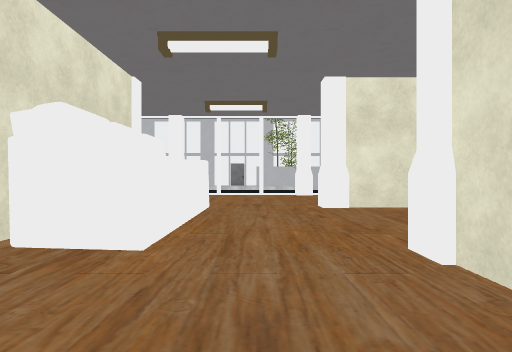
view 1 (above)

24 first-person views from a walk through a scene from a Unity 3-D project. The camera is 1.2 m above the floor, looks level and sees 75° across. The floor is counted in squares, 2 m on a side. Each view is taken from the middle of a square. On the plan, view 1 faces up. The plan holds only what a view shows up to about 10 squares ahead; the rest is blank. The place goes on beyond the plan. The player character is not drawn. Door leaves are left out, so doorways stand open. Some surface patterns are stand-ins.

view 2
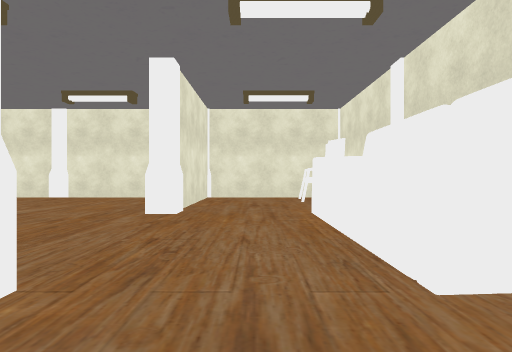

view 3
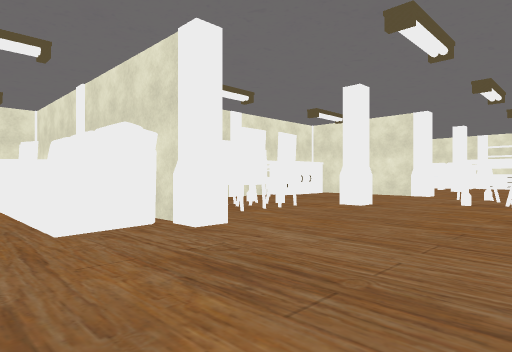

view 4
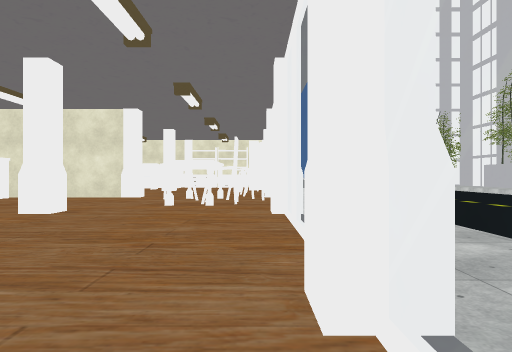

view 5
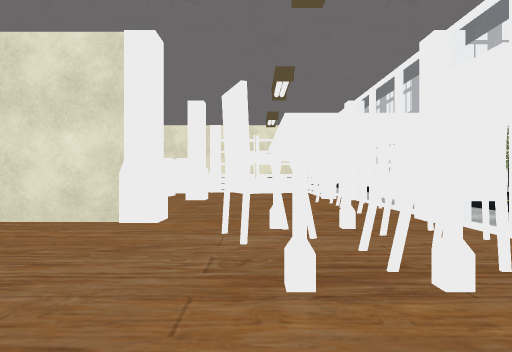

view 6
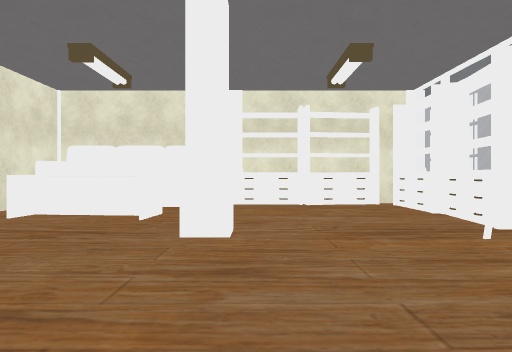

view 7
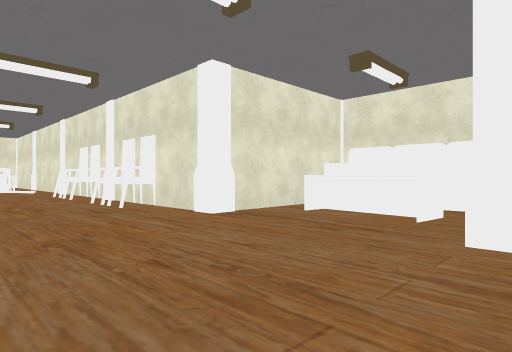

view 8
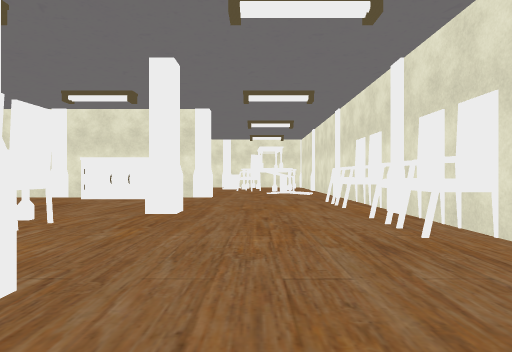

view 9
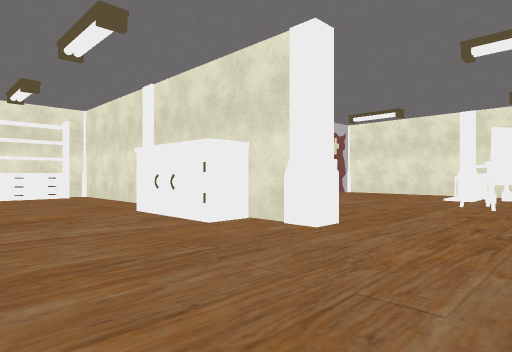

view 10
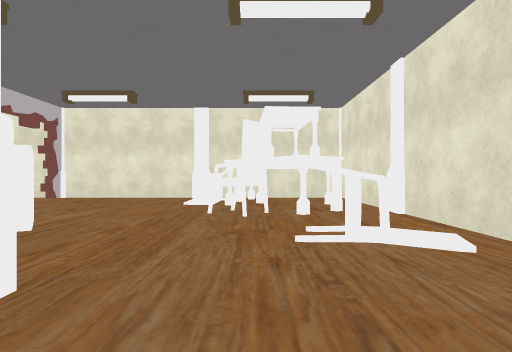

view 11
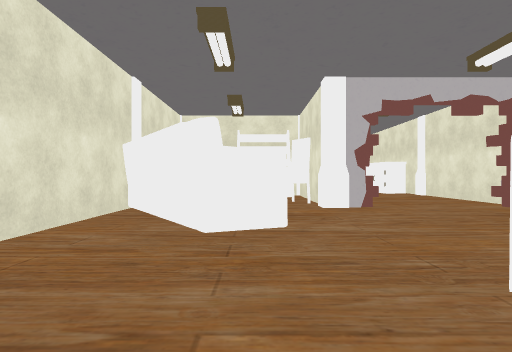

view 12
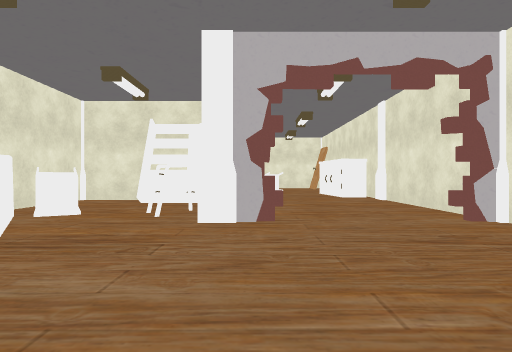

view 13
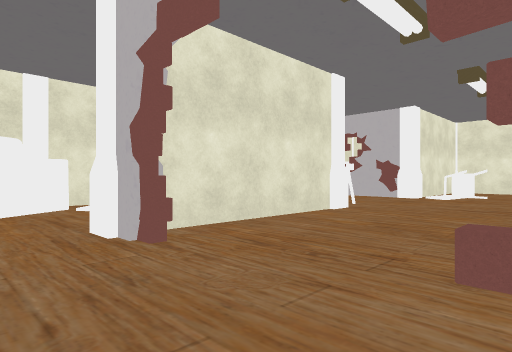

view 14
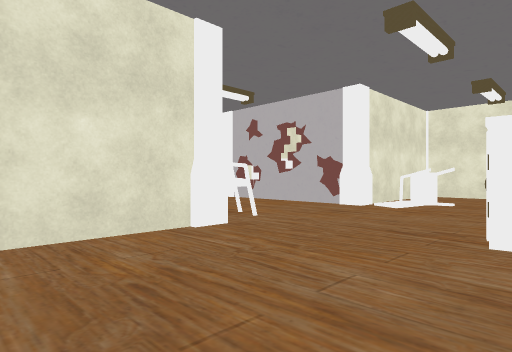

view 15
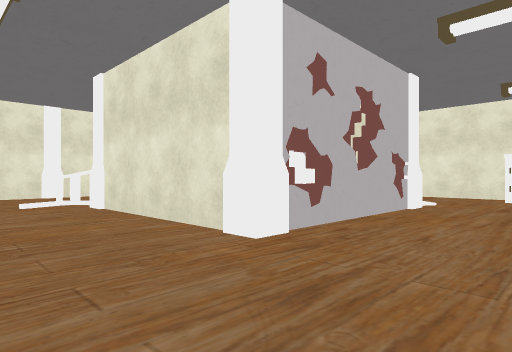

view 16
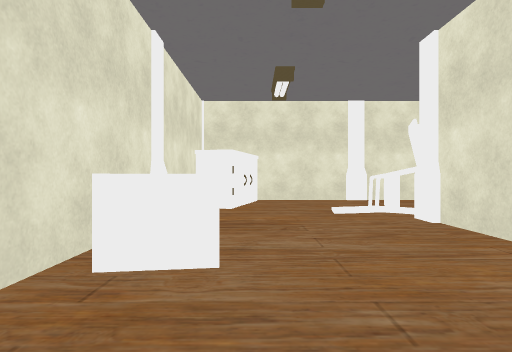

view 17
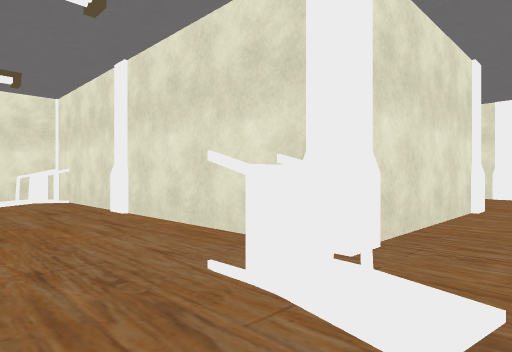

view 18
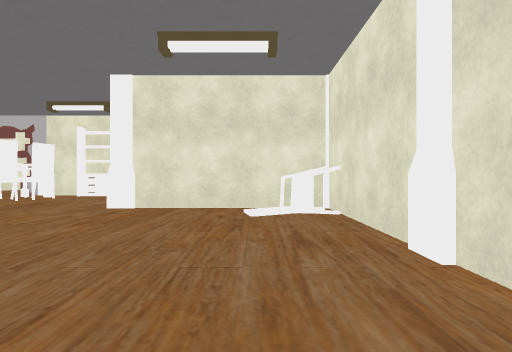

view 19
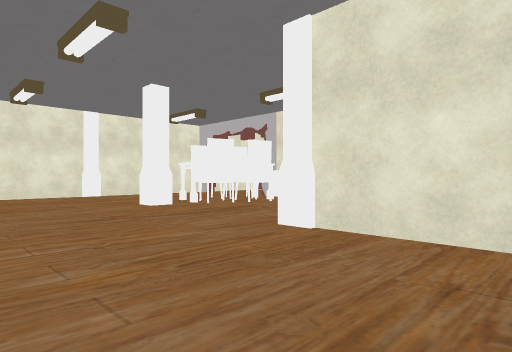

view 20
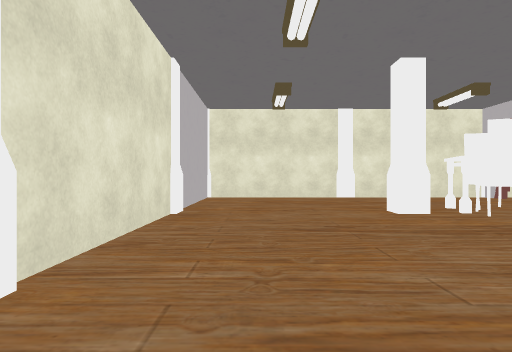

view 21
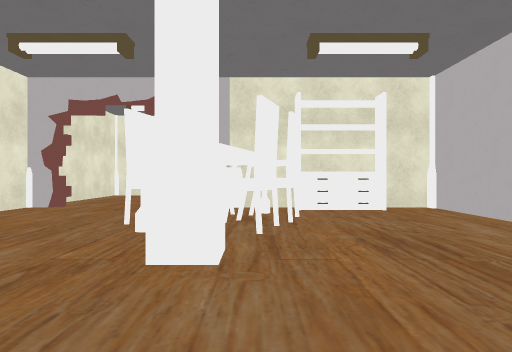

view 22
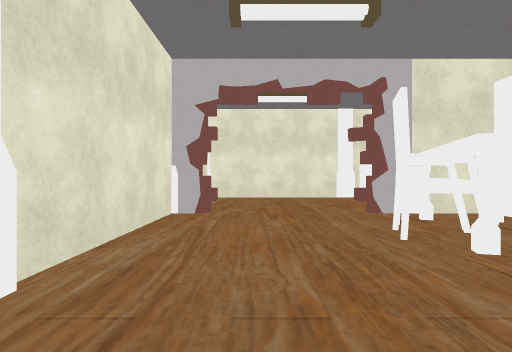

view 23
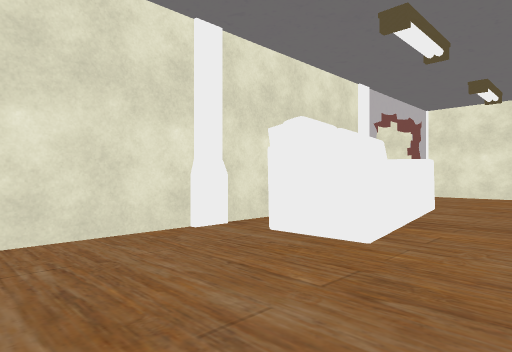

view 24
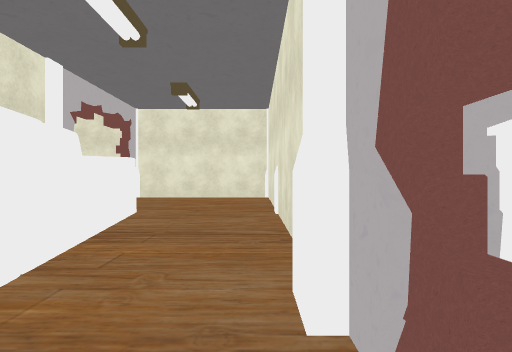

### Floor plan
Points are (right, up) in squares from view 1. A wall is a line through its corners. A room is listed if a view was taken in it or the views show most of it. See-through windows are left out.
Room 1 (views 1, 2, 3, 4, 5, 6, 7, 8, 9, 10, 11, 12, 13, 14, 15, 16)
walls: (-0.5, -1.4) (1.4, -1.4) (1.4, 1.6); (-5.6, -5.4) (-2.7, -5.4) (-2.7, -4.4); (-8.5, -5.7) (-9.6, -5.7); (-2.7, -7.5) (-2.7, -5.7) (-5.6, -5.7); (1.6, -5.4) (4.6, -5.4); (-10.3, 5.6) (-10.4, 3); (3, 6.3) (2.4, 6.3); (-5.6, -9.4) (-3, -9.4); (-2.6, -9.7) (-6.2, -9.7); (5.8, -1.4) (6.8, -1.4); (-6.2, -10.2) (-6.6, -10.2) (-6.6, -9.6); (-3.8, 10.5) (-5.2, 10.5); (-14.4, 2.2) (-14.4, -2.1); (1.4, -9.4) (1.4, -5.8); (-14.4, -3.6) (-14.4, -5.3); (-14.4, -7) (-14.4, -12.4); (-2.1, -13.2) (-1.6, -13.2); (-6.2, -13.2) (-3.6, -13.2); (-17.5, 2.7) (-14.8, 2.7); (0.4, -13.2) (2.5, -13.2); (5.4, -11.1) (5.4, -9.7) (1.8, -9.7); (-13.5, -13.2) (-7.5, -13.2)
ways out: opening at (5.7, -4) to room 2
objects: pillar (-19, 3); pillar (-19, 7); other object (-18, 3) to (-18, 6); other object (-18, 7); other object (-18, 8) to (-18, 9); other object (-18, 10) to (-17, 10); other object (-16, 4) to (-16, 5); other object (-16, 10) to (-15, 10); pillar (-15, 3); pillar (-15, 6); pillar (-15, 11) to (-14, 11); pillar (-14, -5); chair (-14, -3); pillar (-14, -1); chair (-14, 0); chair (-14, 10); table (-13, -12) to (-12, -11); table (-13, -11) to (-12, -10); chair (-13, -7); chair (-13, 10); chair (-12, -10) to (-12, -9); chair (-12, 10); pillar (-11, -13); chair (-11, -12); pillar (-11, -6) to (-11, -5); pillar (-11, -2); pillar (-11, 3); pillar (-11, 6); chair (-11, 10); pillar (-11, 11) to (-10, 11); table (-10, 9); chair (-10, 10) to (-9, 10); other object (-9, -8) to (-6, -6); other object (-9, -5); chair (-9, 0); other object (-9, 1); other object (-9, 3); chair (-9, 8); chair (-9, 9) to (-8, 9); other object (-8, 3); table (-8, 8); pillar (-7, -13); pillar (-7, -5); pillar (-7, 3); pillar (-7, 6); pillar (-7, 11) to (-6, 11); pillar (-6, -9); chair (-6, -8); chair (-5, -7); chair (-5, 4); chair (-5, 5) to (-5, 6); other object (-4, -9) to (-3, -8); chair (-4, 5); pillar (-3, -13); other object (-3, -4); pillar (-3, 6); pillar (-3, 11) to (-2, 11); chair (-2, -10); pillar (-2, -9); pillar (-2, -5); chair (-2, 0) to (-1, 0); pillar (-2, 3); other object (-2, 3) to (-1, 6); other object (-1, -13) to (0, -12); pillar (1, -2) to (2, -2); pillar (1, 2); chair (2, -11); pillar (2, -10); other object (2, -7) to (3, -7); pillar (2, -5); pillar (2, 6); other object (3, -2) to (5, -2); pillar (5, -5); pillar (5, -1); chair (6, -5) to (7, -5)
Room 2 (views 17, 18, 19, 20, 21, 22, 23, 24)
walls: (13.6, -21.3) (17.3, -21.3) (17.3, -18); (12.2, -17.6) (9.6, -17.6); (13.4, -17.4) (14.2, -17.4) (14.2, -17.6) (13.6, -17.6); (13.9, -17.2) (13.9, -17.7); (5.6, -17.6) (5.6, -21.4); (9.6, -14) (9.6, -16.2); (16.6, -17.4) (17.3, -17.4) (17.3, -9.7) (13.9, -9.7); (5.6, -13.2) (8.5, -13.2); (9.3, -6.3) (9.3, -5.6); (5.6, -5.6) (5.6, -11.3); (9.3, -3.8) (9.3, -3); (8.5, -1.7) (5.9, -1.7)
ways out: opening at (5.7, -4) to room 1
objects: pillar (5, -18) to (5, -17); pillar (5, -13); chair (6, -12); pillar (6, -10); other object (8, -8) to (9, -7); other object (8, -3); pillar (9, -18) to (10, -17); pillar (9, -13); pillar (9, -9); pillar (10, -22); other object (10, -21) to (13, -20); pillar (10, -5); other object (11, -17) to (12, -17); pillar (13, -21); pillar (13, -18); chair (13, -16); chair (13, -15); pillar (13, -14); pillar (13, -9); chair (14, -16); chair (14, -15); pillar (17, -14); other object (18, -21); pillar (18, -10)

Where each view was taken, in squares from view 1:
view 1: 0 up, 0 right, facing up
view 2: 8 up, 0 right, facing down
view 3: 10 up, 0 right, facing down-left
view 4: 10 up, 1 left, facing left
view 5: 8 up, 6 left, facing left
view 6: 7 up, 11 left, facing left
view 7: 7 up, 11 left, facing down-left
view 8: 4 up, 12 left, facing down
view 9: 2 down, 13 left, facing down-right
view 10: 4 down, 12 left, facing down
view 11: 8 down, 13 left, facing right
view 12: 10 down, 11 left, facing right
view 13: 13 down, 8 left, facing up-right
view 14: 13 down, 5 left, facing up-right
view 15: 3 down, 1 left, facing down-right
view 16: 3 down, 1 right, facing right
view 17: 4 down, 8 right, facing down-left
view 18: 7 down, 7 right, facing down
view 19: 10 down, 7 right, facing down-right
view 20: 11 down, 8 right, facing right
view 21: 11 down, 13 right, facing down
view 22: 12 down, 16 right, facing down
view 23: 18 down, 16 right, facing down-left
view 24: 18 down, 15 right, facing left
